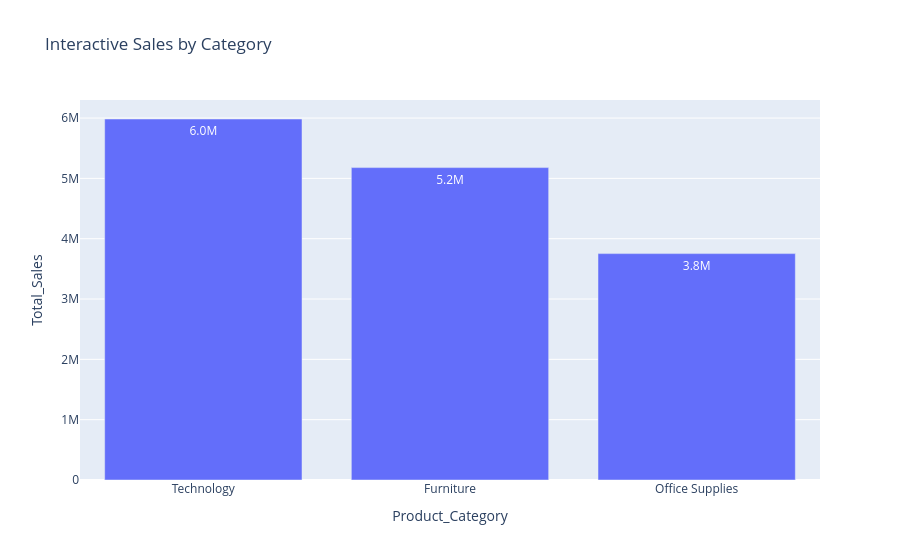

Write notebook code for a chart like this one.
### Code cell
fig = px.bar(category_sales, x="Product_Category", y="Total_Sales",
              title="Interactive Sales by Category", text_auto=".2s")
fig.show()

### Figure 1 — Plotly figure (JSON) as saved in the notebook; plotly's stock layout.template omitted (floating-point values rounded to 4 significant figures)
{"data": [{"hovertemplate": "Product_Category=%{x}<br>Total_Sales=%{y}<extra></extra>", "legendgroup": "", "marker": {"color": "#636efa", "pattern": {"shape": ""}}, "name": "", "orientation": "v", "showlegend": false, "textposition": "auto", "texttemplate": "%{y:.2s}", "type": "bar", "x": ["Technology", "Furniture", "Office Supplies"], "xaxis": "x", "y": [5984000.0, 5179000.0, 3753000.0], "yaxis": "y"}], "layout": {"barmode": "relative", "legend": {"tracegroupgap": 0}, "title": {"text": "Interactive Sales by Category"}, "xaxis": {"anchor": "y", "domain": [0, 1], "title": {"text": "Product_Category"}}, "yaxis": {"anchor": "x", "domain": [0, 1], "title": {"text": "Total_Sales"}}}}
